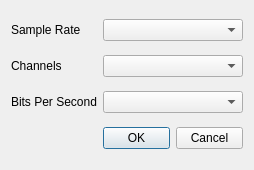
<?xml version="1.0" encoding="UTF-8"?>
<ui version="4.0">
 <class>Dialog_Record</class>
 <widget class="QDialog" name="Dialog_Record">
  <property name="geometry">
   <rect>
    <x>0</x>
    <y>0</y>
    <width>254</width>
    <height>170</height>
   </rect>
  </property>
  <property name="minimumSize">
   <size>
    <width>254</width>
    <height>170</height>
   </size>
  </property>
  <property name="maximumSize">
   <size>
    <width>254</width>
    <height>170</height>
   </size>
  </property>
  <property name="windowTitle">
   <string>Record</string>
  </property>
  <property name="windowIcon">
   <iconset resource="recources.qrc">
    <normaloff>:/recources/buttons/buttonRec.png</normaloff>:/recources/buttons/buttonRec.png</iconset>
  </property>
  <layout class="QGridLayout" name="gridLayout">
   <item row="0" column="0">
    <widget class="QLabel" name="label">
     <property name="text">
      <string>Sample Rate</string>
     </property>
    </widget>
   </item>
   <item row="0" column="1">
    <widget class="QComboBox" name="cb_sampleRate">
     <property name="editable">
      <bool>false</bool>
     </property>
    </widget>
   </item>
   <item row="1" column="0">
    <widget class="QLabel" name="label_2">
     <property name="text">
      <string>Channels</string>
     </property>
    </widget>
   </item>
   <item row="1" column="1">
    <widget class="QComboBox" name="cb_channels">
     <property name="currentText">
      <string/>
     </property>
     <property name="currentIndex">
      <number>-1</number>
     </property>
    </widget>
   </item>
   <item row="2" column="0">
    <widget class="QLabel" name="label_3">
     <property name="text">
      <string>Bits Per Second</string>
     </property>
    </widget>
   </item>
   <item row="2" column="1">
    <widget class="QComboBox" name="cb_bps"/>
   </item>
   <item row="3" column="1">
    <widget class="QDialogButtonBox" name="buttonBox">
     <property name="orientation">
      <enum>Qt::Horizontal</enum>
     </property>
     <property name="standardButtons">
      <set>QDialogButtonBox::Cancel|QDialogButtonBox::Ok</set>
     </property>
    </widget>
   </item>
  </layout>
 </widget>
 <resources>
  <include location="recources.qrc"/>
 </resources>
 <connections>
  <connection>
   <sender>buttonBox</sender>
   <signal>accepted()</signal>
   <receiver>Dialog_Record</receiver>
   <slot>accept()</slot>
   <hints>
    <hint type="sourcelabel">
     <x>248</x>
     <y>254</y>
    </hint>
    <hint type="destinationlabel">
     <x>157</x>
     <y>274</y>
    </hint>
   </hints>
  </connection>
  <connection>
   <sender>buttonBox</sender>
   <signal>rejected()</signal>
   <receiver>Dialog_Record</receiver>
   <slot>reject()</slot>
   <hints>
    <hint type="sourcelabel">
     <x>316</x>
     <y>260</y>
    </hint>
    <hint type="destinationlabel">
     <x>286</x>
     <y>274</y>
    </hint>
   </hints>
  </connection>
 </connections>
</ui>
